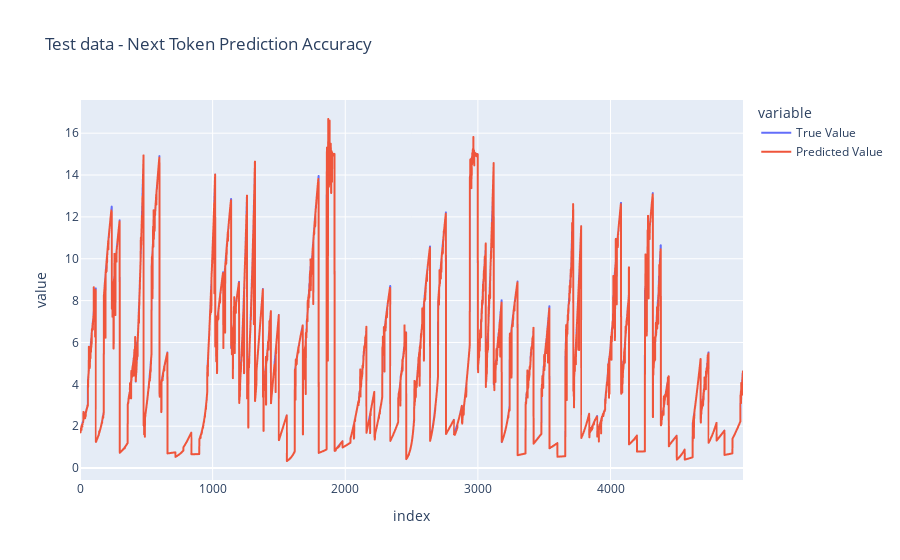

Source (notebook cell):
### Code cell
df=pd.DataFrame([y_batch, y_predict]).T
df.columns = ['True Value', 'Predicted Value']
fig = px.line(df, labels={ 'x':['Predicted Value','Predicted Value']}, title='Test data - Next Token Prediction Accuracy')
fig.show()

### Figure 1 — Plotly figure (JSON) as saved in the notebook; plotly's stock layout.template omitted (floating-point values rounded to 4 significant figures; data arrays with more than 128 entries replaced by an {"elided": "..."} marker saying what was removed)
{"data": [{"hovertemplate": "variable=True Value<br>index=%{x}<br>value=%{y}<extra></extra>", "legendgroup": "True Value", "line": {"color": "#636efa", "dash": "solid"}, "marker": {"symbol": "circle"}, "mode": "lines", "name": "True Value", "showlegend": true, "type": "scattergl", "x": {"elided": "5000 int values"}, "xaxis": "x", "y": {"elided": "5000 float values"}, "yaxis": "y"}, {"hovertemplate": "variable=Predicted Value<br>index=%{x}<br>value=%{y}<extra></extra>", "legendgroup": "Predicted Value", "line": {"color": "#EF553B", "dash": "solid"}, "marker": {"symbol": "circle"}, "mode": "lines", "name": "Predicted Value", "showlegend": true, "type": "scattergl", "x": {"elided": "5000 int values"}, "xaxis": "x", "y": {"elided": "5000 float values"}, "yaxis": "y"}], "layout": {"legend": {"title": {"text": "variable"}, "tracegroupgap": 0}, "title": {"text": "Test data - Next Token Prediction Accuracy"}, "xaxis": {"anchor": "y", "domain": [0, 1], "title": {"text": "index"}}, "yaxis": {"anchor": "x", "domain": [0, 1], "title": {"text": "value"}}}}
